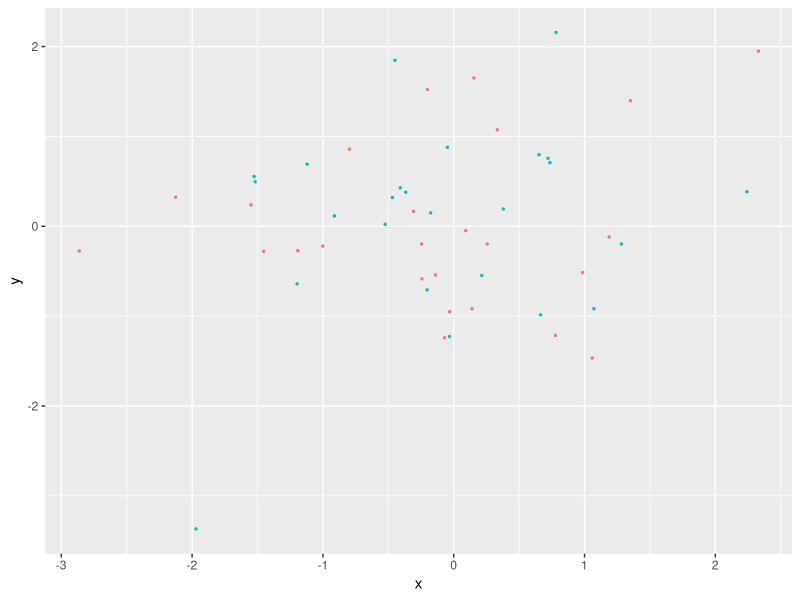
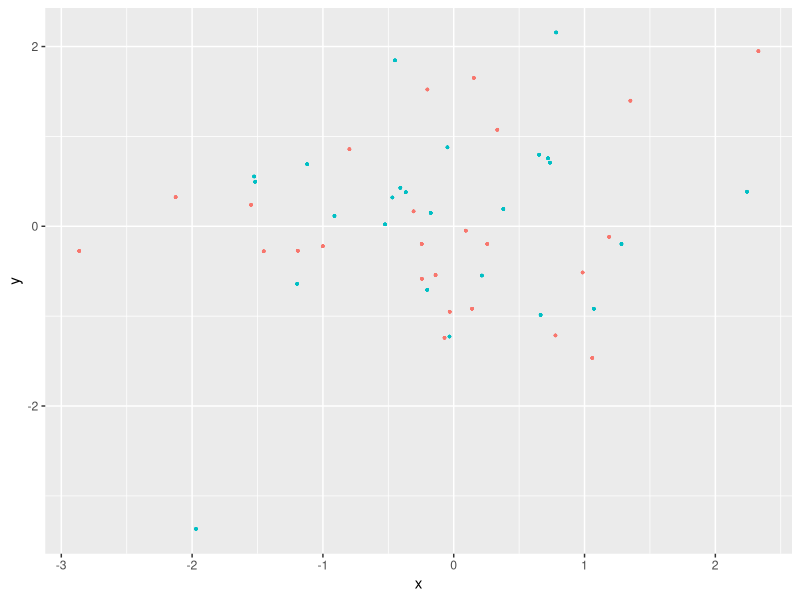
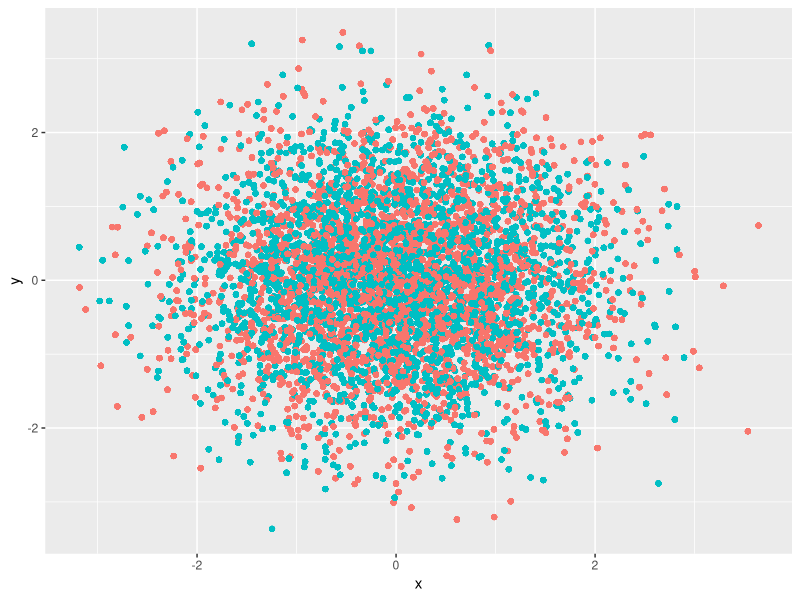
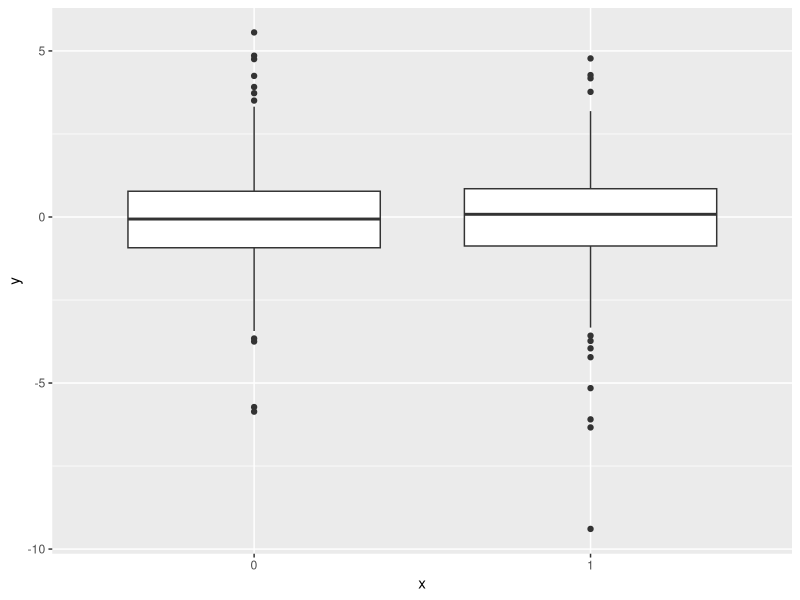
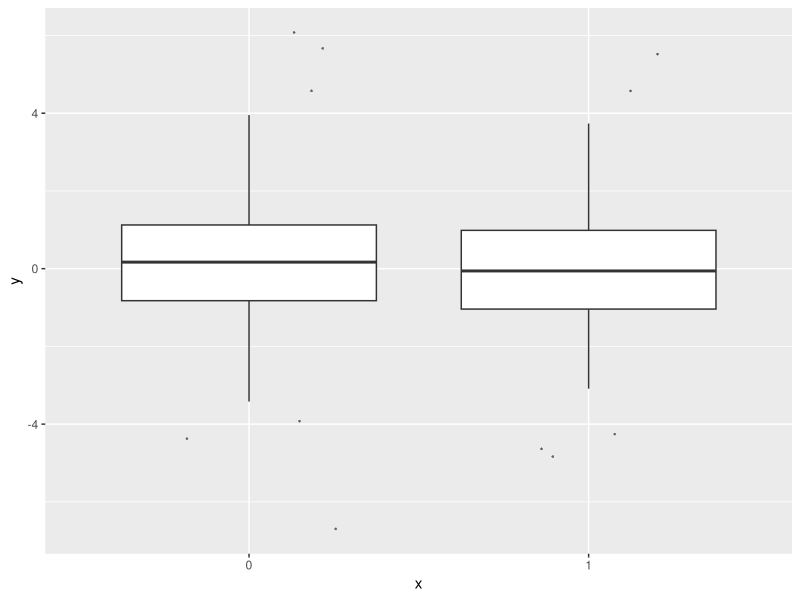
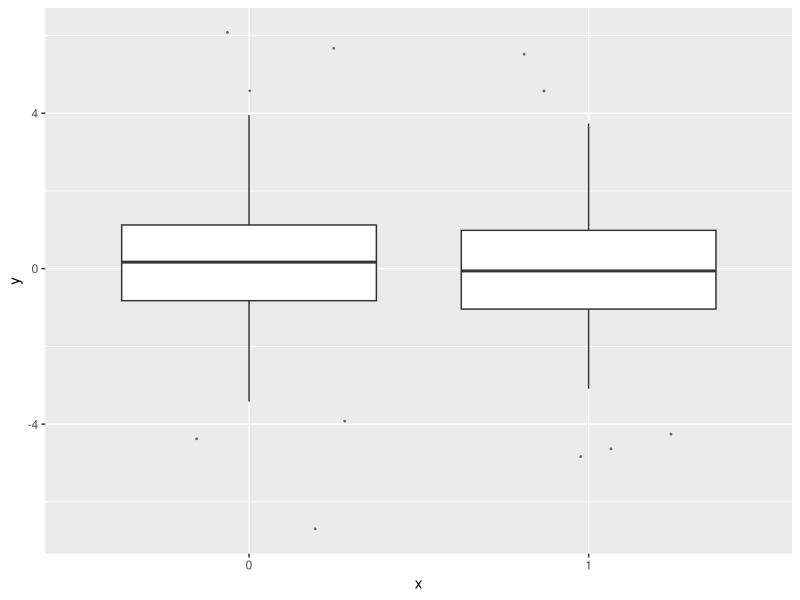
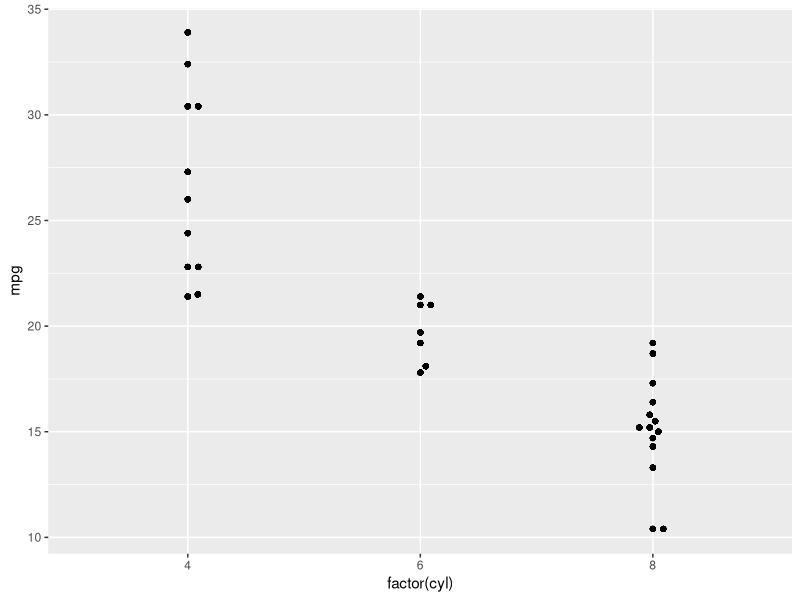
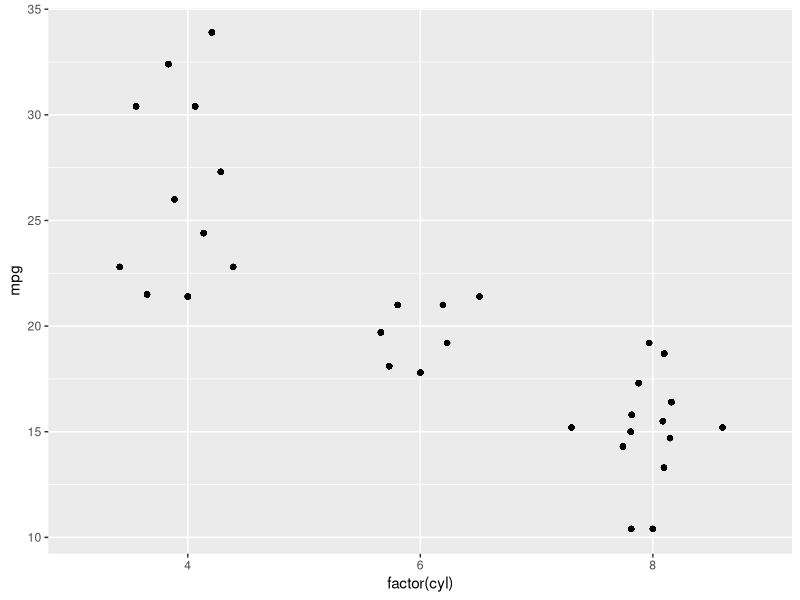

Reproduce these figures in R, in order.
## ----setup, include = FALSE---------------------------------------------------
knitr::opts_chunk$set(
  collapse = TRUE,
  comment = "#>"
)

## ---- fig.width=4, fig.height=4-----------------------------------------------
library(ggplot2)
library(ggrastr)

points_num <- 50  
df <- data.frame(x=rnorm(points_num), y=rnorm(points_num), c=as.factor(1:points_num %% 2))
gg <- ggplot(df, aes(x=x, y=y, color=c)) + scale_color_discrete(guide=F)

gg_vec <- gg + geom_point(size=0.5)
print(gg_vec)

## ---- fig.width=4, fig.height=4-----------------------------------------------
gg_rast <- gg + geom_point_rast(size=0.5)
print(gg_rast)

## -----------------------------------------------------------------------------
PrintFileSize <- function(gg, name) {
  invisible(ggsave('tmp.pdf', gg, width = 4, height = 4))
  cat(name, ': ', file.info('tmp.pdf')$size / 1024, ' Kb.\n', sep = '')
  unlink('tmp.pdf')
}

PrintFileSize(gg_rast, 'Raster')
PrintFileSize(gg_vec, 'Vector')

## -----------------------------------------------------------------------------
points_num <- 1000000
df <- data.frame(x=rnorm(points_num), y=rnorm(points_num), c=as.factor(1:points_num %% 2))
gg <- ggplot(df, aes(x=x, y=y, color=c)) + scale_color_discrete(guide=F)

gg_vec <- gg + geom_point(size=0.5)
gg_rast <- gg + geom_point_rast(size=0.5)

PrintFileSize(gg_rast, 'Raster')
PrintFileSize(gg_vec, 'Vector')

## ---- fig.width=4, fig.height=4-----------------------------------------------
library(ggplot2)
library(ggrastr)

points_num <- 5000 
df <- data.frame(x=rnorm(points_num), y=rnorm(points_num), c=as.factor(1:points_num %% 2))
gg <- ggplot(df, aes(x=x, y=y, color=c)) + scale_color_discrete(guide=F)

gg_jitter_rast <- gg + geom_jitter_rast(raster.dpi = 600)
print(gg_jitter_rast)

## -----------------------------------------------------------------------------
library(ggplot2)
library(ggrastr)

coords <- expand.grid(1:500, 1:500)
coords$Value <- 1 / apply(as.matrix(coords), 1, function(x) sum((x - c(50, 50))^2)^0.01)
gg_tile_vec <- ggplot(coords) + geom_tile(aes(x=Var1, y=Var2, fill=Value))
gg_tile_rast <- ggplot(coords) + geom_tile_rast(aes(x=Var1, y=Var2, fill=Value))

## -----------------------------------------------------------------------------
PrintFileSize(gg_tile_rast, 'Raster')
PrintFileSize(gg_tile_vec, 'Vector')

## ---- fig.width=5, fig.height=4-----------------------------------------------
library(ggplot2)
library(ggrastr)

points_num <- 500
df <- data.frame(x=as.factor(1:points_num %% 2), y=log(abs(rcauchy(points_num))))
gg <- ggplot(df, aes(x=x, y=y)) + scale_color_discrete(guide=F)

boxplot <- gg + geom_boxplot()
print(boxplot)

## ---- fig.width=4, fig.height=3-----------------------------------------------
points_num <- 500
df <- data.frame(x=as.factor(1:points_num %% 2), y=log(abs(rcauchy(points_num))))
gg <- ggplot(df, aes(x=x, y=y)) + scale_color_discrete(guide=F)

gg_boxplot_jitter_vec <- gg + geom_boxplot_jitter(outlier.size=0.1, outlier.jitter.width = 0.3, outlier.alpha=0.5)
print(gg_boxplot_jitter_vec)

## ---- fig.width=4, fig.height=3-----------------------------------------------
gg_boxplot_jitter_rast <- gg + geom_boxplot_jitter(outlier.size=0.1, outlier.jitter.width = 0.3, outlier.alpha=0.5, raster=TRUE, raster.dpi = 200)
print(gg_boxplot_jitter_rast)

## -----------------------------------------------------------------------------
PrintFileSize(gg_boxplot_jitter_rast, 'Raster')
PrintFileSize(gg_boxplot_jitter_vec, 'Vector')

## -----------------------------------------------------------------------------
library(ggplot2)
library(ggrastr)

ggplot(mtcars) + geom_beeswarm_rast(aes(x = factor(cyl), y = mpg), raster.dpi = 600, cex = 1.5)

## -----------------------------------------------------------------------------
library(ggplot2)
library(ggrastr)

ggplot(mtcars) + geom_quasirandom_rast(aes(x = factor(cyl), y = mpg), raster.dpi = 600)

## ---- fig.width=3, fig.height=4-----------------------------------------------
points_num <- 10
df <- data.frame(x=rnorm(points_num), y=rnorm(points_num), c=as.factor(1:points_num %% 2))
ggplot(df, aes(x=x, y=y, color=c)) + geom_point_rast(size=0.5)

## ---- fig.width=3, fig.height=4-----------------------------------------------
points_num <- 10
df <- data.frame(x=rnorm(points_num), y=rnorm(points_num), c=as.factor(1:points_num %% 2))
ggplot(df, aes(x=x, y=y, color=c)) + geom_point_rast(size=0.5, raster.width = 1)
